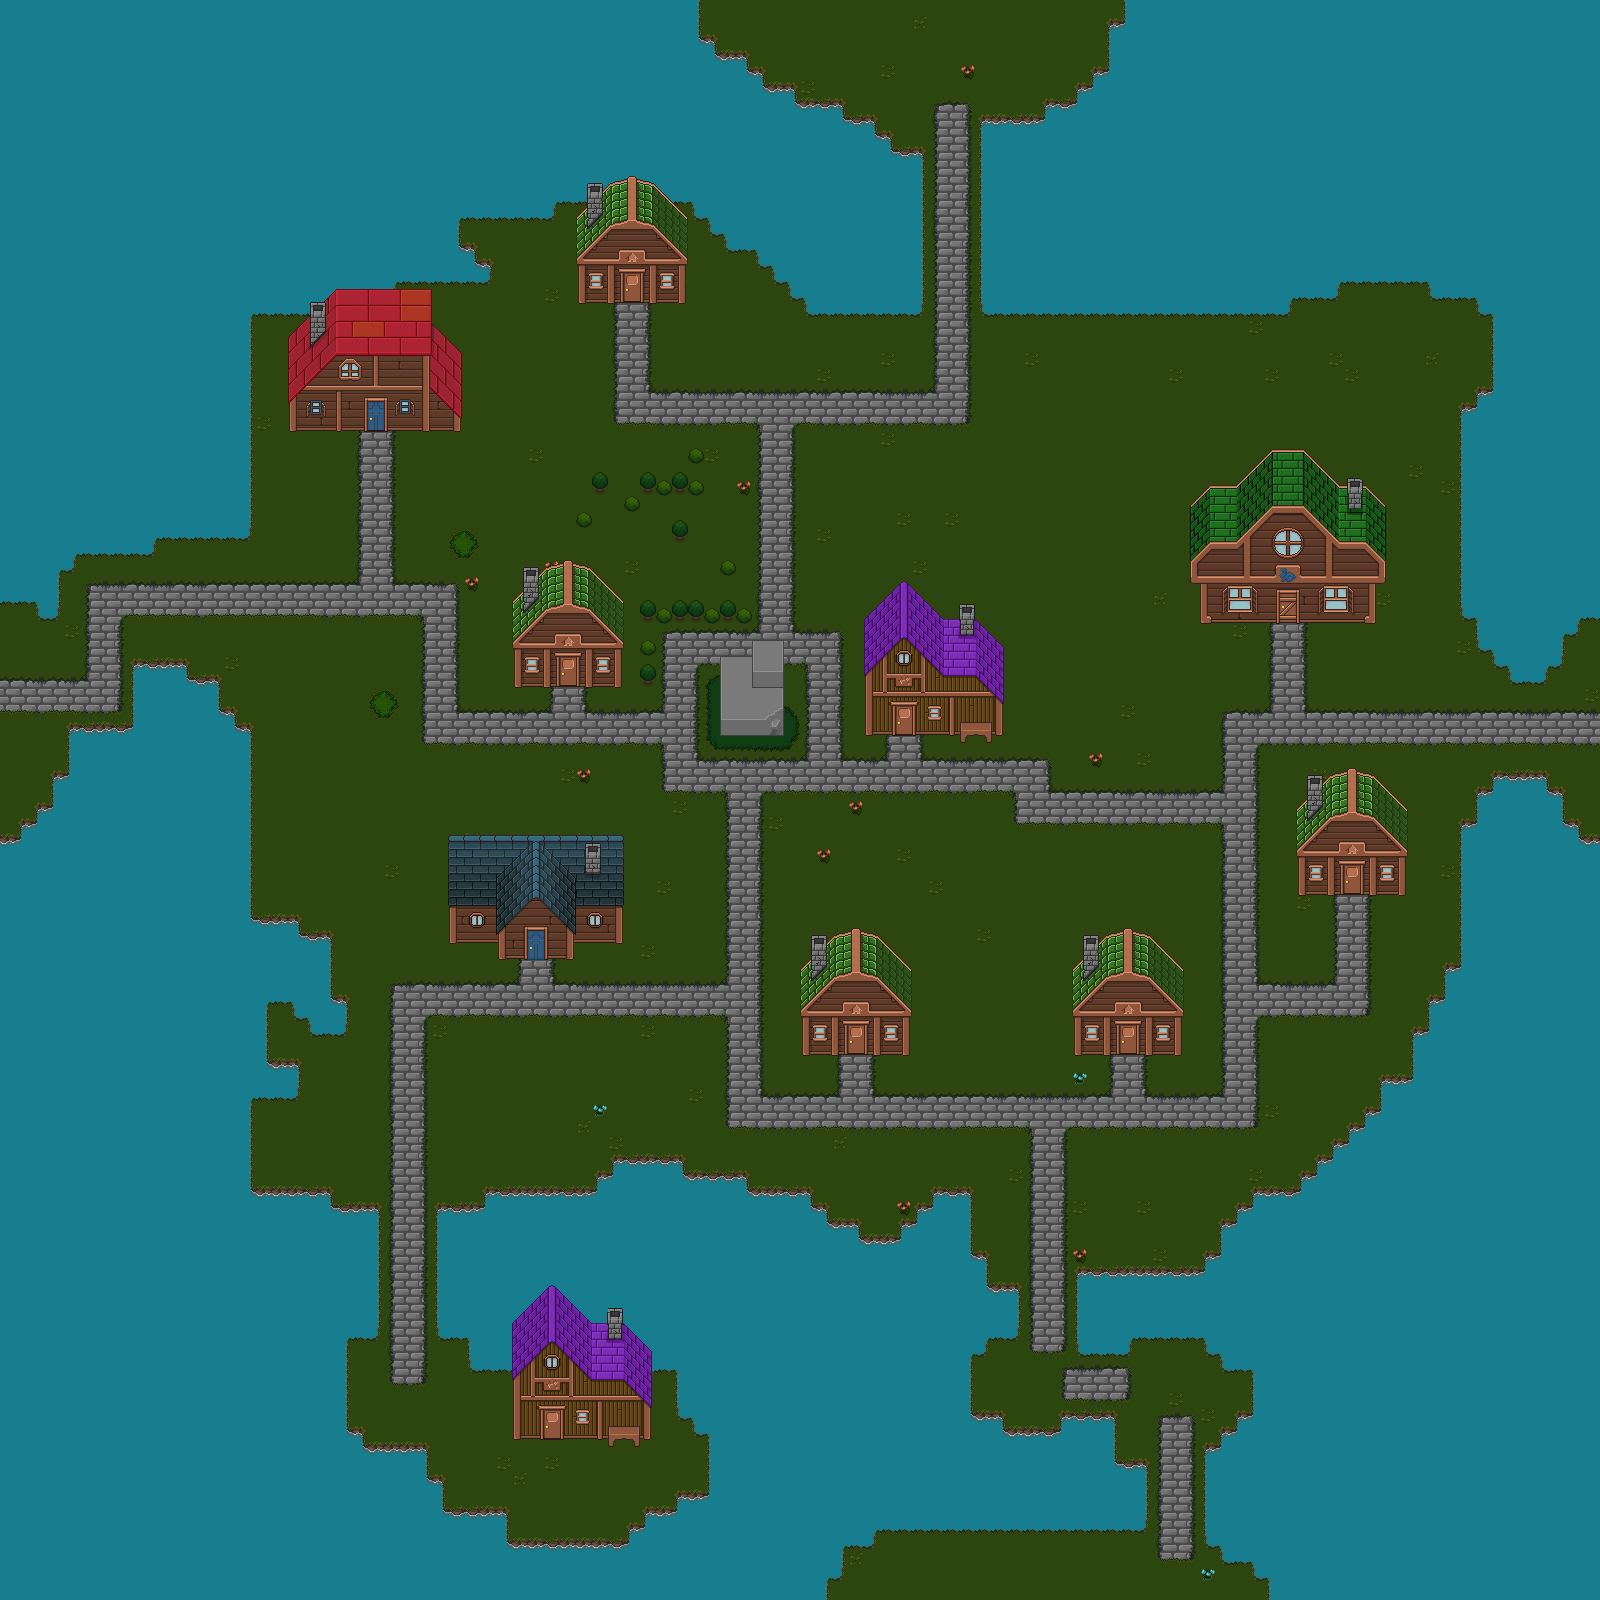

Tiled map render using the project's own tile images. Description and the map definition, with tile-layer contents summarised, below:
An orthogonal 100x100 tile map with 16x16 px tiles, 3 tile layers (Spring Base, Spring Ground, Spring Upper), 2 tilesets and 17 objects (11x Entrance, Route2, Route3, Route4, PlayerSpawn, ...).

<map version="1.4" tiledversion="1.4.1" orientation="orthogonal" renderorder="right-down" width="100" height="100" tilewidth="16" tileheight="16" infinite="0" nextlayerid="9" nextobjectid="53">
 <properties>
  <property name="Background" value="UO-Stones" />
  <property name="Outside" type="bool" value="true" />
  <property name="Town" type="bool" value="true" />
 </properties>
 <tileset firstgid="1" source="../Tilesets/tilesetManorGrounds.tsx" />
 <tileset firstgid="626" source="../Tilesets/tsBuildings.tsx" />
 <layer id="1" name="Spring Base" width="100" height="100">
  <data>[10000 cells, 10000 non-empty, 54 distinct tile ids]</data>
 </layer>
 <layer id="2" name="Spring Ground" width="100" height="100">
  <data>[10000 cells, 824 non-empty, 482 distinct tile ids]</data>
 </layer>
 <layer id="3" name="Spring Upper" width="100" height="100">
  <data>[10000 cells, 0 non-empty, 0 distinct tile ids]</data>
 </layer>
 <objectgroup id="6" name="Character">
  <object id="9" name="Route2" x="1123.63" y="386.787" width="10.6667" height="10" />
  <object id="10" name="Route3" x="946.333" y="431.337" width="15" height="9" />
  <object id="12" name="Route4" x="1131.18" y="449.788" width="8" height="7" />
  <object id="28" name="PlayerSpawn" x="741.598" y="772.28" width="5.63636" height="5.27273" />
  <object id="51" name="Route1" x="1346" y="357.667" width="10.6667" height="10" />
  <object id="52" name="Check1" x="592" y="1472" width="16" height="16" />
 </objectgroup>
 <objectgroup id="7" name="Travel">
  <object id="24" name="Entrance" x="528" y="956" width="16" height="4">
   <properties>
    <property name="Door" type="bool" value="true" />
    <property name="EntranceDir" value="Down" />
    <property name="Map" value="mapGuildhouse" />
   </properties>
  </object>
  <object id="34" name="Entrance" x="1596" y="704" width="4" height="48">
   <properties>
    <property name="EntranceDir" value="Left" />
    <property name="Map" value="mapConnection_01" />
   </properties>
  </object>
  <object id="35" name="Entrance" x="0" y="672" width="4" height="48">
   <properties>
    <property name="EntranceDir" value="Right" />
    <property name="Map" value="mapConnection_02" />
   </properties>
  </object>
  <object id="38" name="Entrance" x="1120" y="1052" width="16" height="4">
   <properties>
    <property name="Door" type="bool" value="true" />
    <property name="EntranceDir" value="Down" />
    <property name="Map" value="mapHouseNPC1" />
   </properties>
  </object>
  <object id="43" name="Entrance" x="1280" y="620" width="16" height="4">
   <properties>
    <property name="Door" type="bool" value="true" />
    <property name="EntranceDir" value="Down" />
    <property name="Map" value="mapTavern" />
   </properties>
  </object>
  <object id="45" name="Entrance" x="544" y="1436" width="16" height="4">
   <properties>
    <property name="Door" type="bool" value="true" />
    <property name="EntranceDir" value="Down" />
    <property name="Map" value="mapMagicShop" />
   </properties>
  </object>
  <object id="46" name="Entrance" x="560" y="684" width="16" height="4">
   <properties>
    <property name="Door" type="bool" value="true" />
    <property name="EntranceDir" value="Down" />
    <property name="Map" value="mapApothecary" />
   </properties>
  </object>
  <object id="47" name="Entrance" x="368" y="428" width="16" height="4">
   <properties>
    <property name="Door" type="bool" value="true" />
    <property name="EntranceDir" value="Down" />
    <property name="Map" value="mapHouse_NPC3" />
   </properties>
  </object>
  <object id="48" name="Entrance" x="848" y="1052" width="16" height="4">
   <properties>
    <property name="Door" type="bool" value="true" />
    <property name="EntranceDir" value="Down" />
    <property name="Map" value="mapGeneralStore" />
   </properties>
  </object>
  <object id="49" name="Entrance" x="1344" y="892" width="16" height="4">
   <properties>
    <property name="Door" type="bool" value="true" />
    <property name="EntranceDir" value="Down" />
    <property name="Map" value="mapMayorsHouse" />
   </properties>
  </object>
  <object id="50" name="Entrance" x="1152" y="1596" width="48" height="4">
   <properties>
    <property name="EntranceDir" value="Up" />
    <property name="Map" value="mapConnection_03" />
   </properties>
  </object>
 </objectgroup>
</map>
